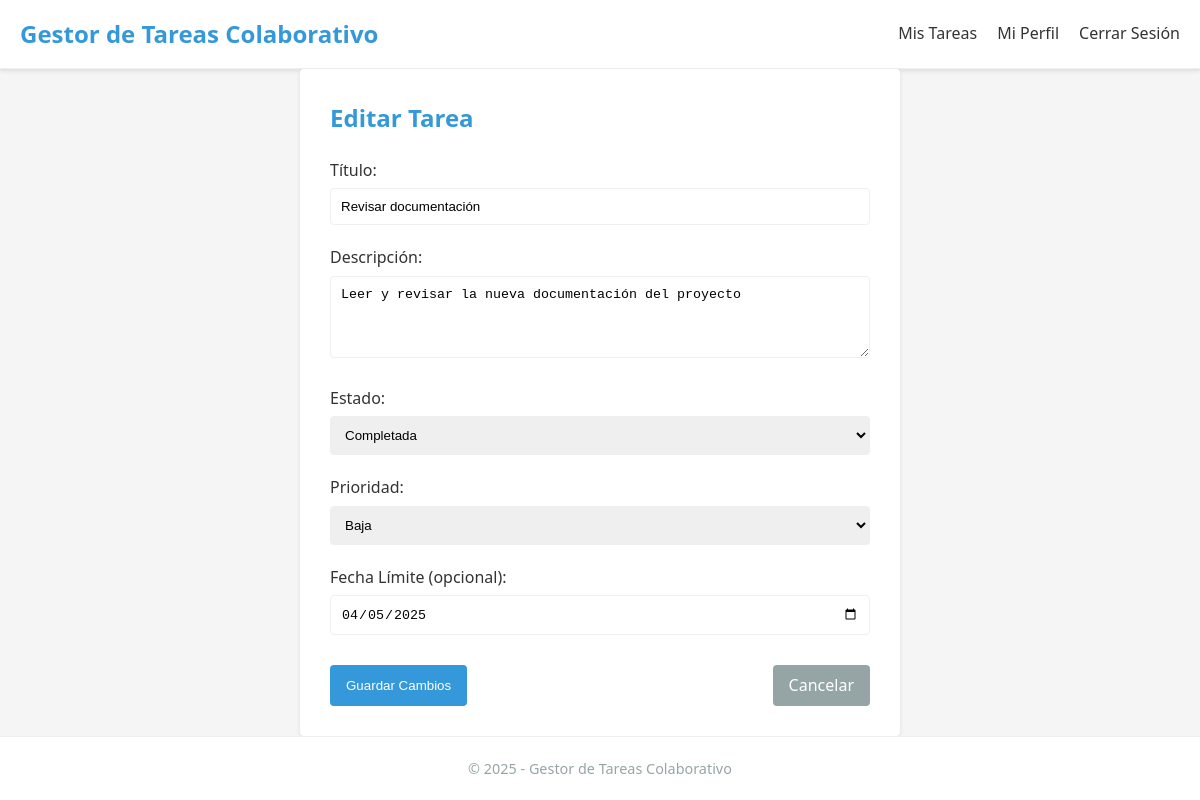
The app's page /tarea-editar.php?id=4 (signed in) with its own data.
### tables this page shows
CREATE TABLE IF NOT EXISTS tareas (
    id INT AUTO_INCREMENT PRIMARY KEY,
    usuario_id INT NOT NULL,
    titulo VARCHAR(100) NOT NULL,
    descripcion TEXT,
    estado ENUM('pendiente', 'en_progreso', 'completada') NOT NULL DEFAULT 'pendiente',
    prioridad ENUM('baja', 'media', 'alta') NOT NULL DEFAULT 'media',
    fecha_creacion DATETIME NOT NULL DEFAULT CURRENT_TIMESTAMP,
    fecha_limite DATE,
    FOREIGN KEY (usuario_id) REFERENCES usuarios(id) ON DELETE CASCADE
);

### www/tarea-editar.php (the view, shortened to what this page needs)
<?php
$usuario_id = $_SESSION['usuario_id'];
$tarea_id = (int)$_GET['id'];
$conexion = conectarDB();
$stmt = $conexion->prepare("SELECT * FROM tareas WHERE id = ? AND usuario_id = ?");
$stmt->execute([$tarea_id, $usuario_id]);
$tarea = $stmt->fetch();
$titulo = $tarea['titulo'];
$descripcion = $tarea['descripcion'];
$estado = $tarea['estado'];
$prioridad = $tarea['prioridad'];
$fecha_limite = $tarea['fecha_limite'];
?>
<!DOCTYPE html>
<html lang="es">
<head>
    <link rel="stylesheet" href="css/styles.css">
</head>
<body>
    <header>
        <div class="container">
            <h1><?php echo SITE_NAME; ?></h1>
            <nav>
                <ul>
                    <li><a href="dashboard.php">Mis Tareas</a></li>
                    <li><a href="perfil.php">Mi Perfil</a></li>
                    <li><a href="logout.php">Cerrar Sesión</a></li>
                </ul>
            </nav>
        </div>
    </header>
    <main class="container">
        <section class="form-container">
            <h2>Editar Tarea</h2>
            <form id="tareaForm" method="POST" action="tarea-editar.php?id=<?php echo $tarea_id; ?>">
                <div class="form-group">
                    <label for="titulo">Título:</label>
                    <input type="text" id="titulo" name="titulo" value="<?php echo htmlspecialchars($titulo); ?>" required>
                </div>
                <div class="form-group">
                    <label for="descripcion">Descripción:</label>
                    <textarea id="descripcion" name="descripcion" rows="4"><?php echo htmlspecialchars($descripcion); ?></textarea>
                </div>
                <div class="form-group">
                    <label for="estado">Estado:</label>
                    <select id="estado" name="estado">
                        <option value="completada" <?php echo $estado === 'completada' ? 'selected' : ''; ?>>Completada</option>
                    </select>
                </div>
                <div class="form-group">
                    <label for="prioridad">Prioridad:</label>
                    <select id="prioridad" name="prioridad">
                        <option value="baja" <?php echo $prioridad === 'baja' ? 'selected' : ''; ?>>Baja</option>
                    </select>
                </div>
                <div class="form-group">
                    <label for="fecha_limite">Fecha Límite (opcional):</label>
                    <input type="date" id="fecha_limite" name="fecha_limite" value="<?php echo $fecha_limite ? date('Y-m-d', strtotime($fecha_limite)) : ''; ?>">
                </div>
                <div class="form-buttons">
                    <button type="submit" class="btn btn-primary">Guardar Cambios</button>
                    <a href="dashboard.php" class="btn btn-secondary">Cancelar</a>
                </div>
            </form>
        </section>
    </main>
    <footer>
        <div class="container">
            <p>&copy; <?php echo date('Y'); ?> - <?php echo SITE_NAME; ?></p>
        </div>
    </footer>
</body>
</html>

### www/css/styles.css (style rules this page uses)
:root { --primary-color: #3498db; --primary-dark: #2980b9; --secondary-color: #e74c3c; --secondary-dark: #c0392b; --gray-light: #f5f5f5; --gray: #ecf0f1; --gray-dark: #95a5a6; --text-color: #333; --border-radius: 4px; --box-shadow: 0 2px 4px rgba(0, 0, 0, 0.1); --transition: all 0.3s ease; }
* { margin: 0; padding: 0; box-sizing: border-box; }
body { font-family: 'Segoe UI', Tahoma, Geneva, Verdana, sans-serif; line-height: 1.6; color: var(--text-color); background-color: var(--gray-light); }
.container { width: 100%; max-width: 1200px; margin: 0 auto; padding: 0 20px; }
a { color: var(--primary-color); text-decoration: none; transition: var(--transition); }
.btn { display: inline-block; padding: 8px 16px; background-color: var(--primary-color); color: white; border: none; border-radius: var(--border-radius); cursor: pointer; transition: var(--transition); }
.btn-primary { background-color: var(--primary-color); }
.btn-secondary { background-color: var(--gray-dark); }
header { background-color: white; border-bottom: 1px solid var(--gray); box-shadow: var(--box-shadow); padding: 15px 0; }
header .container { display: flex; justify-content: space-between; align-items: center; }
header h1 { font-size: 1.5em; color: var(--primary-color); }
nav ul { display: flex; list-style: none; }
nav ul li { margin-left: 20px; }
nav ul li a { color: var(--text-color); font-weight: 500; }
main { padding: 30px 0; }
.form-container { background-color: white; padding: 30px; border-radius: var(--border-radius); box-shadow: var(--box-shadow); max-width: 600px; margin: 0 auto; }
.form-container h2 { margin-bottom: 20px; color: var(--primary-color); }
.form-group { margin-bottom: 20px; }
.form-group label { display: block; margin-bottom: 5px; font-weight: 500; }
.form-group input, .form-group select, .form-group textarea { width: 100%; padding: 10px; border: 1px solid var(--gray); border-radius: var(--border-radius); transition: var(--transition); }
.form-buttons { display: flex; justify-content: space-between; margin-top: 30px; }
footer { background-color: white; border-top: 1px solid var(--gray); padding: 20px 0; text-align: center; color: var(--gray-dark); font-size: 0.9em; }

### records on screen
tareas: titulo "Revisar documentación", descripcion "Leer y revisar la nueva documentación del proyecto", estado "Completada", prioridad "Baja", fecha_limite "04/05/2025"

### other values on screen
SITE_NAME "Gestor de Tareas Colaborativo"
